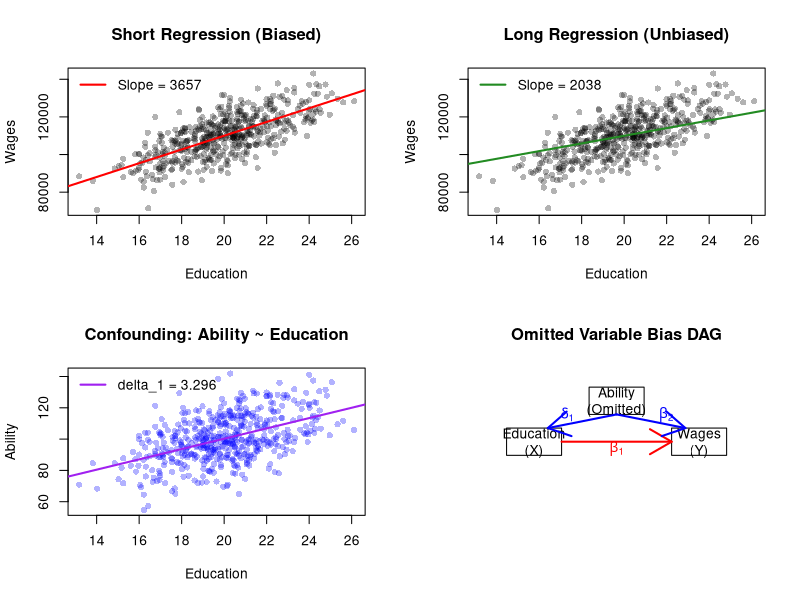

This figure's R source:
# =============================================================================
# Gov 2001: Lecture 10b - Omitted Variable Bias
# Spring 2026
# =============================================================================

# This script demonstrates Omitted Variable Bias (OVB) through simulation.
# Key insight: Short = Long + (Effect of omitted) x (Correlation with included)

# -----------------------------------------------------------------------------
# Setup
# -----------------------------------------------------------------------------

set.seed(2001)

# -----------------------------------------------------------------------------
# Part 1: Simulate Data with Known Parameters
# -----------------------------------------------------------------------------

cat("=== Simulating the True DGP ===\n\n")

n <- 500

# True parameters
beta_0 <- 20000  # Intercept
beta_1 <- 2000   # Effect of education on wages
beta_2 <- 500    # Effect of ability on wages

# Generate variables
# Ability (unobserved confounder)
ability <- rnorm(n, mean = 100, sd = 15)

# Education (correlated with ability)
# delta_1 = 0.08 (relationship between ability and education)
education <- 12 + 0.08 * ability + rnorm(n, sd = 2)

# Wages (true model)
wages <- beta_0 + beta_1 * education + beta_2 * ability + rnorm(n, sd = 5000)

# Create data frame
data <- data.frame(wages = wages, education = education, ability = ability)

cat("True model:\n")
cat("  Wages = ", beta_0, " + ", beta_1, "*Education + ", beta_2, "*Ability + error\n\n", sep = "")

# -----------------------------------------------------------------------------
# Part 2: Short vs Long Regressions
# -----------------------------------------------------------------------------

cat("=== Short vs Long Regressions ===\n\n")

# Short regression (omitting ability)
short <- lm(wages ~ education, data = data)

# Long regression (including ability)
long <- lm(wages ~ education + ability, data = data)

cat("Short regression (omitting ability):\n")
cat("  Intercept: ", round(coef(short)[1], 2), "\n")
cat("  Education: ", round(coef(short)["education"], 2), "\n\n")

cat("Long regression (including ability):\n")
cat("  Intercept: ", round(coef(long)[1], 2), "\n")
cat("  Education: ", round(coef(long)["education"], 2), "\n")
cat("  Ability:   ", round(coef(long)["ability"], 2), "\n\n")

cat("True education effect: ", beta_1, "\n")
cat("Short gives:", round(coef(short)["education"], 2), "(biased!)\n")
cat("Long gives: ", round(coef(long)["education"], 2), "(close to true)\n")

# -----------------------------------------------------------------------------
# Part 3: The OVB Formula
# -----------------------------------------------------------------------------

cat("\n=== The OVB Formula ===\n\n")

# Auxiliary regression: ability on education
aux <- lm(ability ~ education, data = data)

# The OVB formula: Short = Long + beta_2 * delta_1
delta_1 <- coef(aux)["education"]
beta_2_hat <- coef(long)["ability"]
predicted_bias <- beta_2_hat * delta_1

cat("Auxiliary regression (ability ~ education):\n")
cat("  delta_1 = ", round(delta_1, 4), "\n\n")

cat("OVB Formula Verification:\n")
cat("  Short coefficient:     ", round(coef(short)["education"], 2), "\n")
cat("  Long coefficient:      ", round(coef(long)["education"], 2), "\n")
cat("  beta_2 (ability coef): ", round(beta_2_hat, 2), "\n")
cat("  delta_1 (aux slope):   ", round(delta_1, 4), "\n")
cat("  Predicted bias:        ", round(predicted_bias, 2), "\n")
cat("  Long + bias:           ", round(coef(long)["education"] + predicted_bias, 2), "\n\n")

cat("Check: Short = Long + beta_2 * delta_1\n")
cat("       ", round(coef(short)["education"], 2), " = ",
    round(coef(long)["education"], 2), " + ",
    round(predicted_bias, 2), " = ",
    round(coef(long)["education"] + predicted_bias, 2), "\n")

# -----------------------------------------------------------------------------
# Part 4: Direction of Bias
# -----------------------------------------------------------------------------

cat("\n=== Direction of Bias ===\n\n")

cat("Bias = beta_2 * delta_1\n\n")

cat("In our example:\n")
cat("  beta_2 > 0: Higher ability -> higher wages (positive)\n")
cat("  delta_1 > 0: Higher ability -> more education (positive)\n")
cat("  Bias = (+) x (+) = POSITIVE\n\n")

cat("Result: Short regression OVERSTATES the effect of education.\n")
cat("  True effect: ", beta_1, "\n")
cat("  Biased estimate: ", round(coef(short)["education"], 2), "\n")
cat("  Bias magnitude: ", round(coef(short)["education"] - beta_1, 2), "\n")

# -----------------------------------------------------------------------------
# Part 5: When There's No Bias
# -----------------------------------------------------------------------------

cat("\n=== When There's No Bias ===\n\n")

# Case 1: Omitted variable doesn't affect Y (beta_2 = 0)
cat("Case 1: If ability doesn't affect wages (beta_2 = 0)\n")

# Simulate
wages_no_effect <- beta_0 + beta_1 * education + rnorm(n, sd = 5000)
short_no_effect <- lm(wages_no_effect ~ education)

cat("  Short coefficient: ", round(coef(short_no_effect)["education"], 2), "\n")
cat("  True effect: ", beta_1, "\n")
cat("  No bias even though ability is correlated with education!\n\n")

# Case 2: Omitted variable uncorrelated with X (delta_1 = 0)
cat("Case 2: If ability is uncorrelated with education\n")

# Simulate independent ability
ability_indep <- rnorm(n, mean = 100, sd = 15)
wages_indep <- beta_0 + beta_1 * education + beta_2 * ability_indep + rnorm(n, sd = 5000)
short_indep <- lm(wages_indep ~ education)

cat("  Short coefficient: ", round(coef(short_indep)["education"], 2), "\n")
cat("  True effect: ", beta_1, "\n")
cat("  No bias even though ability affects wages!\n")

# -----------------------------------------------------------------------------
# Part 6: Visualizations
# -----------------------------------------------------------------------------

cat("\n=== Creating Visualizations ===\n")

par(mfrow = c(2, 2))

# Plot 1: Short regression
plot(education, wages, pch = 16, col = rgb(0, 0, 0, 0.3),
     main = "Short Regression (Biased)",
     xlab = "Education", ylab = "Wages")
abline(short, col = "red", lwd = 2)
legend("topleft",
       legend = paste0("Slope = ", round(coef(short)["education"], 0)),
       col = "red", lwd = 2, bty = "n")

# Plot 2: Long regression
plot(education, wages, pch = 16, col = rgb(0, 0, 0, 0.3),
     main = "Long Regression (Unbiased)",
     xlab = "Education", ylab = "Wages")
# Note: Can't easily plot multivariate regression line
abline(a = coef(long)[1] + coef(long)["ability"] * mean(ability),
       b = coef(long)["education"], col = "forestgreen", lwd = 2)
legend("topleft",
       legend = paste0("Slope = ", round(coef(long)["education"], 0)),
       col = "forestgreen", lwd = 2, bty = "n")

# Plot 3: Ability vs Education (the confounding)
plot(education, ability, pch = 16, col = rgb(0, 0, 1, 0.3),
     main = "Confounding: Ability ~ Education",
     xlab = "Education", ylab = "Ability")
abline(aux, col = "purple", lwd = 2)
legend("topleft",
       legend = paste0("delta_1 = ", round(delta_1, 3)),
       col = "purple", lwd = 2, bty = "n")

# Plot 4: DAG representation (conceptual)
plot.new()
plot.window(xlim = c(0, 10), ylim = c(0, 10))
title("Omitted Variable Bias DAG")

# Draw boxes
rect(1, 4, 3, 6)
text(2, 5, "Education\n(X)")

rect(7, 4, 9, 6)
text(8, 5, "Wages\n(Y)")

rect(4, 7, 6, 9)
text(5, 8, "Ability\n(Omitted)")

# Draw arrows
arrows(3, 5, 7, 5, lwd = 2, col = "red")
text(5, 4.5, expression(beta[1]), col = "red")

arrows(5, 7, 2.5, 6, lwd = 2, col = "blue")
text(3.2, 7, expression(delta[1]), col = "blue")

arrows(5, 7, 7.5, 6, lwd = 2, col = "blue")
text(6.8, 7, expression(beta[2]), col = "blue")

par(mfrow = c(1, 1))

# -----------------------------------------------------------------------------
# Part 7: Sign Table for Bias Direction
# -----------------------------------------------------------------------------

cat("\n=== Sign Table for Bias Direction ===\n\n")

cat("Bias = beta_2 x delta_1\n\n")
cat("                 | delta_1 > 0        | delta_1 < 0\n")
cat("                 | (X, Omitted +corr) | (X, Omitted -corr)\n")
cat("-----------------+--------------------+-------------------\n")
cat("beta_2 > 0       | Positive bias      | Negative bias\n")
cat("(Omitted -> Y +) | Short > True       | Short < True\n")
cat("-----------------+--------------------+-------------------\n")
cat("beta_2 < 0       | Negative bias      | Positive bias\n")
cat("(Omitted -> Y -) | Short < True       | Short > True\n")

# -----------------------------------------------------------------------------
# Key Takeaways
# -----------------------------------------------------------------------------

cat("\n\n=== KEY TAKEAWAYS ===\n")
cat("1. OVB Formula: Short = Long + beta_2 * delta_1\n")
cat("2. For bias, BOTH conditions needed:\n")
cat("   - Omitted variable affects Y (beta_2 != 0)\n")
cat("   - Omitted variable correlates with X (delta_1 != 0)\n")
cat("3. Direction: sign(bias) = sign(beta_2) * sign(delta_1)\n")
cat("4. Classic example: Ability biases returns to education upward\n")
